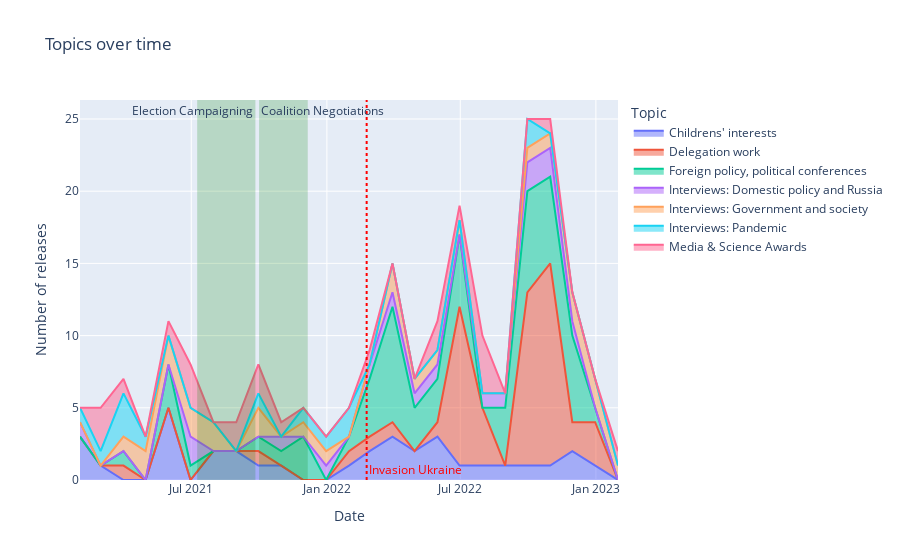

Here is the notebook cell this chart was saved with:
### Markdown cell above
## Topic development over time

### Code cell
# plotting topic development over time
df_test = df.copy()

df_test = df[['date', 'topic_name', 'url']].groupby([pd.Grouper(key='date', freq='M'), 'topic_name']).count()
df_test2 = df_test.reset_index().pivot(index='date', columns='topic_name', values='url')

# to prevent depreciation warnings
with warnings.catch_warnings():
    warnings.simplefilter('ignore')

    fig = px.area(df_test2,
            title='Topics over time',
            labels={
                'topic_name': 'Topic',
                'date': 'Date',
                'value': 'Number of releases'
                })

    fig.add_vrect(x0="2021-07-09", x1="2021-09-26", 
            annotation_text="Election Campaigning", annotation_position="top right",
            fillcolor="green", opacity=0.2, line_width=0)

    fig.add_vrect(x0="2021-10-01", x1="2021-12-06", 
            annotation_text="Coalition Negotiations", annotation_position="top left",
            fillcolor="green", opacity=0.2, line_width=0)
            
    fig.add_vline(x=datetime.datetime(2022,2,24).timestamp() * 1000,
            line_width=2, line_dash="dot", line_color="red",
            annotation_font_color="red",
            annotation_position="bottom right",
            annotation_text="Invasion Ukraine")

    fig.show()

### Figure 1 — Plotly figure (JSON) as saved in the notebook; plotly's stock layout.template omitted (floating-point values rounded to 4 significant figures)
{"data": [{"fillpattern": {"shape": ""}, "hovertemplate": "Topic=Childrens' interests<br>Date=%{x}<br>Number of releases=%{y}<extra></extra>", "legendgroup": "Childrens' interests", "line": {"color": "#636efa"}, "marker": {"symbol": "circle"}, "mode": "lines", "name": "Childrens' interests", "orientation": "v", "showlegend": true, "stackgroup": "1", "type": "scatter", "x": ["2021-01-31T00:00:00", "2021-02-28T00:00:00", "2021-03-31T00:00:00", "2021-04-30T00:00:00", "2021-05-31T00:00:00", "2021-06-30T00:00:00", "2021-07-31T00:00:00", "2021-08-31T00:00:00", "2021-09-30T00:00:00", "2021-10-31T00:00:00", "2021-11-30T00:00:00", "2021-12-31T00:00:00", "2022-01-31T00:00:00", "2022-02-28T00:00:00", "2022-03-31T00:00:00", "2022-04-30T00:00:00", "2022-05-31T00:00:00", "2022-06-30T00:00:00", "2022-07-31T00:00:00", "2022-08-31T00:00:00", "2022-09-30T00:00:00", "2022-10-31T00:00:00", "2022-11-30T00:00:00", "2022-12-31T00:00:00", "2023-01-31T00:00:00"], "xaxis": "x", "y": [3, 1, null, null, 5, null, 2, 2, 1, 1, null, null, 1, 2, 3, 2, 3, 1, 1, 1, 1, 1, 2, 1, null], "yaxis": "y"}, {"fillpattern": {"shape": ""}, "hovertemplate": "Topic=Delegation work<br>Date=%{x}<br>Number of releases=%{y}<extra></extra>", "legendgroup": "Delegation work", "line": {"color": "#EF553B"}, "marker": {"symbol": "circle"}, "mode": "lines", "name": "Delegation work", "orientation": "v", "showlegend": true, "stackgroup": "1", "type": "scatter", "x": ["2021-01-31T00:00:00", "2021-02-28T00:00:00", "2021-03-31T00:00:00", "2021-04-30T00:00:00", "2021-05-31T00:00:00", "2021-06-30T00:00:00", "2021-07-31T00:00:00", "2021-08-31T00:00:00", "2021-09-30T00:00:00", "2021-10-31T00:00:00", "2021-11-30T00:00:00", "2021-12-31T00:00:00", "2022-01-31T00:00:00", "2022-02-28T00:00:00", "2022-03-31T00:00:00", "2022-04-30T00:00:00", "2022-05-31T00:00:00", "2022-06-30T00:00:00", "2022-07-31T00:00:00", "2022-08-31T00:00:00", "2022-09-30T00:00:00", "2022-10-31T00:00:00", "2022-11-30T00:00:00", "2022-12-31T00:00:00", "2023-01-31T00:00:00"], "xaxis": "x", "y": [null, null, 1, null, null, null, null, null, 1, null, null, null, 1, 1, 1, null, 1, 11, 4, null, 12, 14, 2, 3, null], "yaxis": "y"}, {"fillpattern": {"shape": ""}, "hovertemplate": "Topic=Foreign policy, political conferences<br>Date=%{x}<br>Number of releases=%{y}<extra></extra>", "legendgroup": "Foreign policy, political conferences", "line": {"color": "#00cc96"}, "marker": {"symbol": "circle"}, "mode": "lines", "name": "Foreign policy, political conferences", "orientation": "v", "showlegend": true, "stackgroup": "1", "type": "scatter", "x": ["2021-01-31T00:00:00", "2021-02-28T00:00:00", "2021-03-31T00:00:00", "2021-04-30T00:00:00", "2021-05-31T00:00:00", "2021-06-30T00:00:00", "2021-07-31T00:00:00", "2021-08-31T00:00:00", "2021-09-30T00:00:00", "2021-10-31T00:00:00", "2021-11-30T00:00:00", "2021-12-31T00:00:00", "2022-01-31T00:00:00", "2022-02-28T00:00:00", "2022-03-31T00:00:00", "2022-04-30T00:00:00", "2022-05-31T00:00:00", "2022-06-30T00:00:00", "2022-07-31T00:00:00", "2022-08-31T00:00:00", "2022-09-30T00:00:00", "2022-10-31T00:00:00", "2022-11-30T00:00:00", "2022-12-31T00:00:00", "2023-01-31T00:00:00"], "xaxis": "x", "y": [null, null, 1, null, 3, 1, null, null, 1, 1, 3, null, 1, 4, 8, 3, 3, 5, null, 4, 7, 6, 6, 1, null], "yaxis": "y"}, {"fillpattern": {"shape": ""}, "hovertemplate": "Topic=Interviews: Domestic policy and Russia<br>Date=%{x}<br>Number of releases=%{y}<extra></extra>", "legendgroup": "Interviews: Domestic policy and Russia", "line": {"color": "#ab63fa"}, "marker": {"symbol": "circle"}, "mode": "lines", "name": "Interviews: Domestic policy and Russia", "orientation": "v", "showlegend": true, "stackgroup": "1", "type": "scatter", "x": ["2021-01-31T00:00:00", "2021-02-28T00:00:00", "2021-03-31T00:00:00", "2021-04-30T00:00:00", "2021-05-31T00:00:00", "2021-06-30T00:00:00", "2021-07-31T00:00:00", "2021-08-31T00:00:00", "2021-09-30T00:00:00", "2021-10-31T00:00:00", "2021-11-30T00:00:00", "2021-12-31T00:00:00", "2022-01-31T00:00:00", "2022-02-28T00:00:00", "2022-03-31T00:00:00", "2022-04-30T00:00:00", "2022-05-31T00:00:00", "2022-06-30T00:00:00", "2022-07-31T00:00:00", "2022-08-31T00:00:00", "2022-09-30T00:00:00", "2022-10-31T00:00:00", "2022-11-30T00:00:00", "2022-12-31T00:00:00", "2023-01-31T00:00:00"], "xaxis": "x", "y": [1, null, null, null, null, 2, null, null, null, 1, null, 1, null, 1, 1, 1, 1, null, 1, 1, 2, 2, 1, null, null], "yaxis": "y"}, {"fillpattern": {"shape": ""}, "hovertemplate": "Topic=Interviews: Government and society<br>Date=%{x}<br>Number of releases=%{y}<extra></extra>", "legendgroup": "Interviews: Government and society", "line": {"color": "#FFA15A"}, "marker": {"symbol": "circle"}, "mode": "lines", "name": "Interviews: Government and society", "orientation": "v", "showlegend": true, "stackgroup": "1", "type": "scatter", "x": ["2021-01-31T00:00:00", "2021-02-28T00:00:00", "2021-03-31T00:00:00", "2021-04-30T00:00:00", "2021-05-31T00:00:00", "2021-06-30T00:00:00", "2021-07-31T00:00:00", "2021-08-31T00:00:00", "2021-09-30T00:00:00", "2021-10-31T00:00:00", "2021-11-30T00:00:00", "2021-12-31T00:00:00", "2022-01-31T00:00:00", "2022-02-28T00:00:00", "2022-03-31T00:00:00", "2022-04-30T00:00:00", "2022-05-31T00:00:00", "2022-06-30T00:00:00", "2022-07-31T00:00:00", "2022-08-31T00:00:00", "2022-09-30T00:00:00", "2022-10-31T00:00:00", "2022-11-30T00:00:00", "2022-12-31T00:00:00", "2023-01-31T00:00:00"], "xaxis": "x", "y": [null, null, 1, 2, 2, 2, 2, null, 2, null, 1, 1, null, null, 2, 1, 1, 1, null, null, 1, 1, 2, 2, 1], "yaxis": "y"}, {"fillpattern": {"shape": ""}, "hovertemplate": "Topic=Interviews: Pandemic<br>Date=%{x}<br>Number of releases=%{y}<extra></extra>", "legendgroup": "Interviews: Pandemic", "line": {"color": "#19d3f3"}, "marker": {"symbol": "circle"}, "mode": "lines", "name": "Interviews: Pandemic", "orientation": "v", "showlegend": true, "stackgroup": "1", "type": "scatter", "x": ["2021-01-31T00:00:00", "2021-02-28T00:00:00", "2021-03-31T00:00:00", "2021-04-30T00:00:00", "2021-05-31T00:00:00", "2021-06-30T00:00:00", "2021-07-31T00:00:00", "2021-08-31T00:00:00", "2021-09-30T00:00:00", "2021-10-31T00:00:00", "2021-11-30T00:00:00", "2021-12-31T00:00:00", "2022-01-31T00:00:00", "2022-02-28T00:00:00", "2022-03-31T00:00:00", "2022-04-30T00:00:00", "2022-05-31T00:00:00", "2022-06-30T00:00:00", "2022-07-31T00:00:00", "2022-08-31T00:00:00", "2022-09-30T00:00:00", "2022-10-31T00:00:00", "2022-11-30T00:00:00", "2022-12-31T00:00:00", "2023-01-31T00:00:00"], "xaxis": "x", "y": [1, 1, 3, 1, null, null, null, null, 1, null, 1, 1, 2, null, null, null, null, null, null, null, 2, null, null, null, null], "yaxis": "y"}, {"fillpattern": {"shape": ""}, "hovertemplate": "Topic=Media & Science Awards<br>Date=%{x}<br>Number of releases=%{y}<extra></extra>", "legendgroup": "Media & Science Awards", "line": {"color": "#FF6692"}, "marker": {"symbol": "circle"}, "mode": "lines", "name": "Media & Science Awards", "orientation": "v", "showlegend": true, "stackgroup": "1", "type": "scatter", "x": ["2021-01-31T00:00:00", "2021-02-28T00:00:00", "2021-03-31T00:00:00", "2021-04-30T00:00:00", "2021-05-31T00:00:00", "2021-06-30T00:00:00", "2021-07-31T00:00:00", "2021-08-31T00:00:00", "2021-09-30T00:00:00", "2021-10-31T00:00:00", "2021-11-30T00:00:00", "2021-12-31T00:00:00", "2022-01-31T00:00:00", "2022-02-28T00:00:00", "2022-03-31T00:00:00", "2022-04-30T00:00:00", "2022-05-31T00:00:00", "2022-06-30T00:00:00", "2022-07-31T00:00:00", "2022-08-31T00:00:00", "2022-09-30T00:00:00", "2022-10-31T00:00:00", "2022-11-30T00:00:00", "2022-12-31T00:00:00", "2023-01-31T00:00:00"], "xaxis": "x", "y": [null, 3, 1, null, 1, 3, null, 2, 2, 1, null, null, null, 1, null, null, 2, 1, 4, null, null, 1, null, null, 1], "yaxis": "y"}], "layout": {"annotations": [{"showarrow": false, "text": "Election Campaigning", "x": "2021-09-26", "xanchor": "right", "xref": "x", "y": 1, "yanchor": "top", "yref": "y domain"}, {"showarrow": false, "text": "Coalition Negotiations", "x": "2021-10-01", "xanchor": "left", "xref": "x", "y": 1, "yanchor": "top", "yref": "y domain"}, {"font": {"color": "red"}, "showarrow": false, "text": "Invasion Ukraine", "x": 1645657200000, "xanchor": "left", "xref": "x", "y": 0, "yanchor": "bottom", "yref": "y domain"}], "legend": {"title": {"text": "Topic"}, "tracegroupgap": 0}, "shapes": [{"fillcolor": "green", "line": {"width": 0}, "opacity": 0.2, "type": "rect", "x0": "2021-07-09", "x1": "2021-09-26", "xref": "x", "y0": 0, "y1": 1, "yref": "y domain"}, {"fillcolor": "green", "line": {"width": 0}, "opacity": 0.2, "type": "rect", "x0": "2021-10-01", "x1": "2021-12-06", "xref": "x", "y0": 0, "y1": 1, "yref": "y domain"}, {"line": {"color": "red", "dash": "dot", "width": 2}, "type": "line", "x0": 1645657200000, "x1": 1645657200000, "xref": "x", "y0": 0, "y1": 1, "yref": "y domain"}], "title": {"text": "Topics over time"}, "xaxis": {"anchor": "y", "domain": [0, 1], "title": {"text": "Date"}}, "yaxis": {"anchor": "x", "domain": [0, 1], "title": {"text": "Number of releases"}}}}
